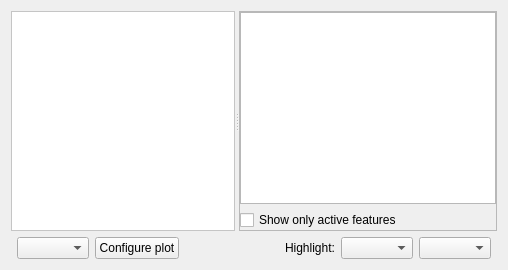
      <widget class="QWidget" name="stackedWidgetViewsPage2">
       <layout class="QVBoxLayout" name="verticalLayout_3">
        <item>
         <widget class="QSplitter" name="splitter">
          <property name="orientation">
           <enum>Qt::Horizontal</enum>
          </property>
          <widget class="QScrollArea" name="plotGroupScrollArea">
           <property name="sizePolicy">
            <sizepolicy hsizetype="Expanding" vsizetype="Expanding">
             <horstretch>1</horstretch>
             <verstretch>1</verstretch>
            </sizepolicy>
           </property>
           <property name="palette">
            <palette>
             <active>
              <colorrole role="Base">
               <brush brushstyle="SolidPattern">
                <color alpha="255">
                 <red>255</red>
                 <green>255</green>
                 <blue>255</blue>
                </color>
               </brush>
              </colorrole>
              <colorrole role="Window">
               <brush brushstyle="SolidPattern">
                <color alpha="255">
                 <red>255</red>
                 <green>255</green>
                 <blue>255</blue>
                </color>
               </brush>
              </colorrole>
             </active>
             <inactive>
              <colorrole role="Base">
               <brush brushstyle="SolidPattern">
                <color alpha="255">
                 <red>255</red>
                 <green>255</green>
                 <blue>255</blue>
                </color>
               </brush>
              </colorrole>
              <colorrole role="Window">
               <brush brushstyle="SolidPattern">
                <color alpha="255">
                 <red>255</red>
                 <green>255</green>
                 <blue>255</blue>
                </color>
               </brush>
              </colorrole>
             </inactive>
             <disabled>
              <colorrole role="Base">
               <brush brushstyle="SolidPattern">
                <color alpha="255">
                 <red>255</red>
                 <green>255</green>
                 <blue>255</blue>
                </color>
               </brush>
              </colorrole>
              <colorrole role="Window">
               <brush brushstyle="SolidPattern">
                <color alpha="255">
                 <red>255</red>
                 <green>255</green>
                 <blue>255</blue>
                </color>
               </brush>
              </colorrole>
             </disabled>
            </palette>
           </property>
           <property name="autoFillBackground">
            <bool>true</bool>
           </property>
           <property name="frameShape">
            <enum>QFrame::StyledPanel</enum>
           </property>
           <property name="frameShadow">
            <enum>QFrame::Plain</enum>
           </property>
           <property name="widgetResizable">
            <bool>true</bool>
           </property>
           <property name="alignment">
            <set>Qt::AlignCenter</set>
           </property>
           <widget class="QWidget" name="scrollAreaWidgetContents">
            <property name="geometry">
             <rect>
              <x>0</x>
              <y>0</y>
              <width>36</width>
              <height>16</height>
             </rect>
            </property>
           </widget>
          </widget>
          <widget class="QFrame" name="frameGroupTable">
           <property name="frameShape">
            <enum>QFrame::StyledPanel</enum>
           </property>
           <property name="frameShadow">
            <enum>QFrame::Raised</enum>
           </property>
           <layout class="QVBoxLayout" name="verticalLayout">
            <property name="margin">
             <number>0</number>
            </property>
            <item>
             <widget class="QTableView" name="tableGroupFeatures">
              <property name="sizePolicy">
               <sizepolicy hsizetype="Expanding" vsizetype="Expanding">
                <horstretch>0</horstretch>
                <verstretch>1</verstretch>
               </sizepolicy>
              </property>
              <property name="minimumSize">
               <size>
                <width>200</width>
                <height>0</height>
               </size>
              </property>
              <property name="alternatingRowColors">
               <bool>true</bool>
              </property>
              <property name="selectionMode">
               <enum>QAbstractItemView::SingleSelection</enum>
              </property>
              <property name="selectionBehavior">
               <enum>QAbstractItemView::SelectRows</enum>
              </property>
              <property name="sortingEnabled">
               <bool>true</bool>
              </property>
             </widget>
            </item>
            <item>
             <widget class="QCheckBox" name="chkShowActiveFeaturesGroupTable">
              <property name="text">
               <string>Show only active features</string>
              </property>
             </widget>
            </item>
           </layout>
          </widget>
         </widget>
        </item>
        <item>
         <layout class="QHBoxLayout" name="horizontalLayout">
          <property name="leftMargin">
           <number>6</number>
          </property>
          <property name="rightMargin">
           <number>6</number>
          </property>
          <property name="bottomMargin">
           <number>0</number>
          </property>
          <item>
           <widget class="QComboBox" name="cboGroupPlots">
            <property name="enabled">
             <bool>true</bool>
            </property>
            <property name="sizePolicy">
             <sizepolicy hsizetype="Preferred" vsizetype="Fixed">
              <horstretch>0</horstretch>
              <verstretch>0</verstretch>
             </sizepolicy>
            </property>
            <property name="sizeAdjustPolicy">
             <enum>QComboBox::AdjustToContents</enum>
            </property>
           </widget>
          </item>
          <item>
           <widget class="QPushButton" name="btnGroupConfigurePlot">
            <property name="enabled">
             <bool>true</bool>
            </property>
            <property name="text">
             <string>Configure plot</string>
            </property>
           </widget>
          </item>
          <item>
           <spacer name="horizontalSpacer_2">
            <property name="orientation">
             <enum>Qt::Horizontal</enum>
            </property>
            <property name="sizeHint" stdset="0">
             <size>
              <width>100</width>
              <height>20</height>
             </size>
            </property>
           </spacer>
          </item>
          <item>
           <widget class="QLabel" name="label_13">
            <property name="text">
             <string>Highlight:</string>
            </property>
           </widget>
          </item>
          <item>
           <widget class="QComboBox" name="cboGroupHighlightHierarchy">
            <property name="sizeAdjustPolicy">
             <enum>QComboBox::AdjustToContents</enum>
            </property>
           </widget>
          </item>
          <item>
           <widget class="QComboBox" name="cboGroupHighlightFeature">
            <property name="insertPolicy">
             <enum>QComboBox::InsertAtBottom</enum>
            </property>
            <property name="sizeAdjustPolicy">
             <enum>QComboBox::AdjustToContents</enum>
            </property>
           </widget>
          </item>
         </layout>
        </item>
       </layout>
      </widget>
